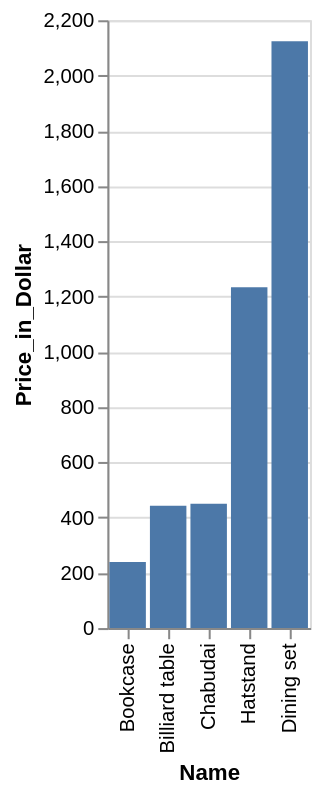

Describe this chart as a Vega-Lite specification.
### Vega-Lite specification from a JSON file in a GitHub repository (floating-point values rounded to 4 significant figures)
{"data": {"values": [{"x_data": "Bookcase", "y_data": 239}, {"x_data": "Billiard table", "y_data": 443}, {"x_data": "Chabudai", "y_data": 450}, {"x_data": "Hatstand", "y_data": 1234}, {"x_data": "Dining set", "y_data": 2124}]}, "mark": "bar", "encoding": {"x": {"field": "x_data", "type": "nominal", "title": "Name", "sort": {"op": "sum", "field": "y_data", "order": "ascending"}}, "y": {"field": "y_data", "type": "quantitative", "title": "Price_in_Dollar"}}}
